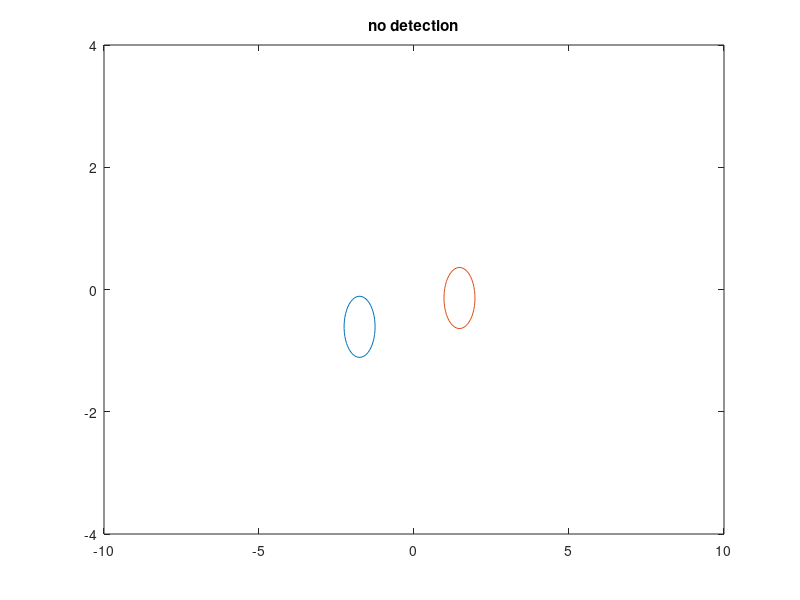

The MATLAB source for this figure: (Note: this script raises an error after producing the figure.)

clear all
pause_length = 1/4/2/2/2/2/2/2;
plotting = 1;
% parameters for distribution of step-angle
m = 5; % increase m --> less variance in stepsize
alpha0 = m;
beta0 = m;

% parameters for distribution of stepsize. EX = a*b, VX = a*b^2
a = 0.3*2;
b = 0.2/2;

% parameters relating to detection probability, pd = exp(-s*(D + d)^p)
d = .60;
s = 0.35;   % decrease to make it harder to detect
p = 1.3;   % increase to make it unlikelier to detect for large d, but more likely for small d
plot(linspace(0,10,100),exp(-s*(linspace(0,10,100)+d).^p))

% Collision Avoidance Parameters: Parameter-Modification Factor = exp( -s*((x + d)/k)^-p )
d_ca1 = 0.1;        % increase to reduce PMF
k_ca1 = 1.4;    % increase to decrease modification for x<k-d and reduce modification for x>k-d
p_ca1 = 1.6;    % increases effect of avoidance modifier when 
s_ca1 = 0.2

d_ca2 = 0.1;        % increase to reduce PMF
k_ca2 = 2.6;    % increase to decrease modification for x<k-d and reduce modification for x>k-d
p_ca2 = 1.8;    % increases effect of avoidance modifier when 
s_ca2 = 2

theta_range = pi/4; % range of the distribution of stepangles

r = 0.5; % collision radius of each person
xinit = 10;
sigma = 0.3;
N=50;
danger_FEA = zeros(1,N);         % danger index at time of first evasive action
danger_CR = zeros(1,N);          % danger index at time of conflict resolution
danger_nodetec = zeros(1,N); % highest index of danger for non-detection encounters
enc_type = zeros(1,N);      % vector containing encounter type of each encounter
for i=1:N
% initiation
A_real = -xinit;
B_real = xinit;
A_im = normrnd(0,sigma);
B_im = normrnd(0,sigma);
A = A_real+1i*A_im;
B = B_real+1i*B_im;
% data collection variables
detection_status = 0; 
encounter_classifier = 1; % 1 --> (no detection, no crash), -1 --> (detection, no crash) 2 --> (no detection, crash), -2 --> (detection, crash)
danger_vec = []; % collects the danger index associated with each timestep
detec_vec = [];    % interaction vector, 1 --> detection at timeframe, 0 --> no detection at timeframe

    while real(A) < xinit && real(B) > -xinit
        D = norm(A-B);
        pd = exp(-s*(D+d)^p);
        %%%%%%%%%%%%%%%% detection %%%%%%%%%%%%%%%%%%%%%%%%%%%%%%%%%%%%%%%%
        if  (detection_status==1 | rand(1) < pd) && real(A) < real(B)
            % saving information in vectors, and updating status
            detection_status = 1;
            encounter_classifier = -1;
            detec_vec(length(detec_vec) + 1) = 1;
            danger_index = D - 2*r;
            danger_vec(length(danger_vec) + 1) = danger_index;

            % take next step
            pred_posA = A + a*b;
            pred_posB = B - a*b;
            pred_diff = pred_posA - pred_posB;
            pred_dist = norm(pred_diff);
            alpha_modifier = mod_fac(pred_dist,d_ca1,k_ca1,p_ca1,s_ca1);
            theta_modifier = mod_fac(abs(imag(pred_diff)),d_ca2,k_ca2,p_ca2,s_ca2);
            stepsize = gamrnd(a*alpha_modifier*[1 1],b*[1 1]); % step-size
            theta = betarnd(alpha0*theta_modifier*[1 1], beta0*[1 1]);
            theta = sign(imag(pred_diff))*[-1 -1].*(theta*theta_range - 0.5*theta_range); % step-angle
            A = A + stepsize(1)*exp(1i*theta(1));
            B = B - stepsize(2)*exp(1i*theta(2));

            % plotting %
            if plotting == 1
                xlim([-xinit,xinit])
                ylim([-4,4])
                plot([r*cos(linspace(0,2*pi,50))+real(A)]+1i*[r*sin(linspace(0,2*pi,50))+imag(A)])
                title("detection")
                hold on
                plot([r*cos(linspace(0,2*pi,50))+real(B)]+1i*[r*sin(linspace(0,2*pi,50))+imag(B)])
                xlim([-xinit,xinit])
                ylim([-4,4])
                hold off
                pause(pause_length)
            end
            if norm(A-B) < 2*r
                hold on
                title("collision")
                hold off
                detec_vec(length(detec_vec) + 1) = 1;
                danger_index = norm(A-B) - 2*r;
                danger_vec(length(danger_vec) + 1) = danger_index;
                encounter_classifier = -2;
                break
            end
        %%%%%%%%%%%%%%%% no detection %%%%%%%%%%%%%%%%%%%%%%%%%%%%%%%%%%%%%
        else
            % saving information in vetctors, and updating status
            detec_vec(length(detec_vec) + 1) = 0;
            danger_index = D - 2*r;
            danger_vec(length(danger_vec) + 1) = danger_index;

            % taking next step
            theta = betarnd(alpha0*[1 1],beta0*[1 1]);
            theta = theta*theta_range - 0.5*theta_range; % step-angle
            stepsize = gamrnd(a*[1 1],b*[1 1]); % step-size
            A = A + stepsize(1)*exp(1i*theta(1));
            B = B - stepsize(2)*exp(1i*theta(2));
            D = norm(A-B);

            % plotting %
            if plotting == 1
                xlim([-xinit,xinit])
                ylim([-4,4])
                plot([r*cos(linspace(0,2*pi,50))+real(A)]+1i*[r*sin(linspace(0,2*pi,50))+imag(A)])
                title("no detection")
                hold on
                plot([r*cos(linspace(0,2*pi,50))+real(B)]+1i*[r*sin(linspace(0,2*pi,50))+imag(B)])
                xlim([-xinit,xinit])
                ylim([-4,4])
                hold off
                pause(pause_length)
            end
            if norm(A-B) < 2*r 
                hold on
                title("collision")
                hold off
                detec_vec(length(detec_vec) + 1) = 1;
                danger_index = norm(A-B) - 2*r;
                danger_vec(length(danger_vec) + 1) = danger_index; 
                encounter_classifier = 2;
                break
            end
        end
    end

    enc_type(i) = encounter_classifier;
    detec_dangerind = danger_vec(find(detec_vec)); % contains danger index for all times with detection status
    if encounter_classifier == 1
        danger_nodetec(i) = min(danger_vec);
    else
        danger_FEA(i) = detec_dangerind(1);
        danger_CR(i) = detec_dangerind(end);    
    end

end
%%
save('danger_CR2million.mat','danger_CR')
save('danger_FEA2million.mat','danger_FEA')
%% parameters used when doing 10^6 iterations.

% parameters for distribution of step-angle
m = 5; % increase m --> less variance in stepsize
alpha0 = m;
beta0 = m;

% parameters for distribution of stepsize. EX = a*b, VX = a*b^2
a = 0.3*2;
b = 0.2/2;

% parameters relating to detection probability, pd = exp(-s*(D + d)^p)
d = .60;
s = 0.35;   % decrease to make it harder to detect
p = 1.3;   % increase to make it unlikelier to detect for large d, but more likely for small d
plot(linspace(0,10,100),exp(-s*(linspace(0,10,100)+d).^p))

% Collision Avoidance Parameters: Parameter-Modification Factor = exp( -s*((x + d)/k)^-p )
d_ca1 = 0.1;        % increase to reduce PMF
k_ca1 = 1.4;    % increase to decrease modification for x<k-d and reduce modification for x>k-d
p_ca1 = 1.6;    % increases effect of avoidance modifier when 
s_ca1 = 0.2

d_ca2 = 0.1;        % increase to reduce PMF
k_ca2 = 2.6;    % increase to decrease modification for x<k-d and reduce modification for x>k-d
p_ca2 = 1.8;    % increases effect of avoidance modifier when 
s_ca2 = 2

theta_range = pi/4; % range of the distribution of stepangles

r = 0.2; % collision radius of each person
xinit = 10;
sigma = 0.3;
N=1000000;
danger_FEA = zeros(1,N);         % danger index at time of first evasive action
danger_CR = zeros(1,N);          % danger index at time of conflict resolution
danger_nodetec = zeros(1,N); % highest index of danger for non-detection encounters
enc_type = zeros(1,N);      % vector containing encounter type of each encounter
%% Data from experiment with 10^6 encounters along with confidence intervals and estimates.
N = 10^6;
n_coll = 110;
p_coll = 110/10^6;
sdev = sqrt( p_coll*(1-p_coll)/N )
ci = p_coll + [-1,1]*1.96*sdev

pFEA = sum(danger_FEA<0)/length(danger_FEA)
pCR = sum(danger_CR<0)/length(danger_CR)
%% Data from experiment with 2*10^6 encounters along with confidence intervals
N = 2*10^6;
n_coll = 249;
p_coll = n_coll/N;
sdev = sqrt( p_coll*(1 - p_coll)/N )
ci = p_coll + [-1,1]*1.96*sdev




